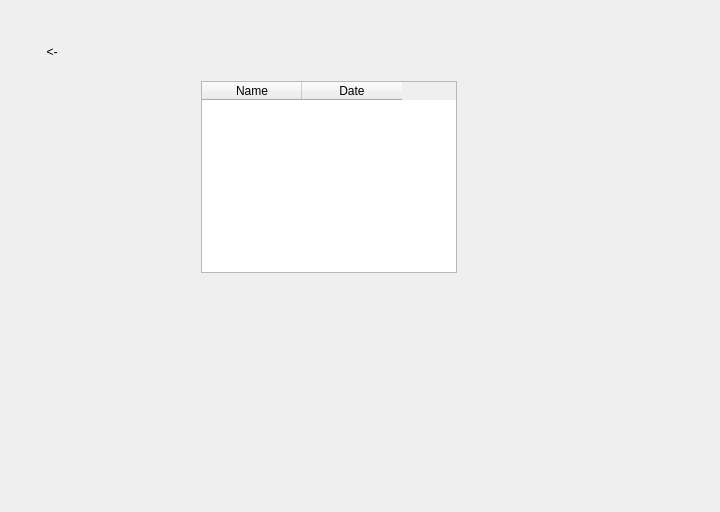
<?xml version="1.0" encoding="UTF-8"?>
<ui version="4.0">
 <class>RetinalDiseaseClassifier</class>
 <widget class="QWidget" name="RetinalDiseaseClassifier">
  <property name="geometry">
   <rect>
    <x>0</x>
    <y>0</y>
    <width>720</width>
    <height>512</height>
   </rect>
  </property>
  <property name="minimumSize">
   <size>
    <width>720</width>
    <height>512</height>
   </size>
  </property>
  <property name="maximumSize">
   <size>
    <width>720</width>
    <height>512</height>
   </size>
  </property>
  <property name="windowTitle">
   <string>Retinal Disease Classification</string>
  </property>
  <property name="autoFillBackground">
   <bool>false</bool>
  </property>
  <property name="styleSheet">
   <string notr="true">background-image: url(&quot;D:/Qt/Projects/Test/assets/bg.png&quot;);
background-repeat: no-repeat;
background-position: center;
background-size: cover; /* Ensures it covers the whole widget */
</string>
  </property>
  <layout class="QGridLayout" name="gridLayout_4">
   <item row="0" column="0">
    <widget class="QStackedWidget" name="stackedWidget">
     <property name="maximumSize">
      <size>
       <width>720</width>
       <height>512</height>
      </size>
     </property>
     <property name="styleSheet">
      <string notr="true"/>
     </property>
     <property name="currentIndex">
      <number>3</number>
     </property>
     <widget class="QWidget" name="MenuPage">
      <layout class="QGridLayout" name="gridLayout">
       <item row="1" column="1">
        <widget class="QLabel" name="Title">
         <property name="sizePolicy">
          <sizepolicy hsizetype="Fixed" vsizetype="Fixed">
           <horstretch>0</horstretch>
           <verstretch>0</verstretch>
          </sizepolicy>
         </property>
         <property name="minimumSize">
          <size>
           <width>386</width>
           <height>330</height>
          </size>
         </property>
         <property name="maximumSize">
          <size>
           <width>386</width>
           <height>330</height>
          </size>
         </property>
         <property name="font">
          <font>
           <pointsize>18</pointsize>
           <bold>false</bold>
           <strikeout>false</strikeout>
           <stylestrategy>PreferDefault</stylestrategy>
           <kerning>true</kerning>
          </font>
         </property>
         <property name="styleSheet">
          <string notr="true"/>
         </property>
         <property name="frameShape">
          <enum>QFrame::NoFrame</enum>
         </property>
         <property name="frameShadow">
          <enum>QFrame::Plain</enum>
         </property>
         <property name="lineWidth">
          <number>1</number>
         </property>
         <property name="text">
          <string/>
         </property>
         <property name="textFormat">
          <enum>Qt::AutoText</enum>
         </property>
         <property name="pixmap">
          <pixmap>assets/title.png</pixmap>
         </property>
         <property name="scaledContents">
          <bool>true</bool>
         </property>
         <property name="alignment">
          <set>Qt::AlignCenter</set>
         </property>
         <property name="wordWrap">
          <bool>true</bool>
         </property>
        </widget>
       </item>
       <item row="2" column="1">
        <widget class="QPushButton" name="getStartedButton">
         <property name="sizePolicy">
          <sizepolicy hsizetype="Fixed" vsizetype="Fixed">
           <horstretch>0</horstretch>
           <verstretch>0</verstretch>
          </sizepolicy>
         </property>
         <property name="minimumSize">
          <size>
           <width>387</width>
           <height>121</height>
          </size>
         </property>
         <property name="maximumSize">
          <size>
           <width>387</width>
           <height>121</height>
          </size>
         </property>
         <property name="cursor">
          <cursorShape>PointingHandCursor</cursorShape>
         </property>
         <property name="autoFillBackground">
          <bool>false</bool>
         </property>
         <property name="styleSheet">
          <string notr="true">QPushButton {
    border: none;
    background: transparent;
    background-image: url(&quot;D:/Qt/Projects/Test/assets/getstarted.png&quot;);
    background-repeat: no-repeat;
    background-position: center;
}
</string>
         </property>
         <property name="text">
          <string/>
         </property>
        </widget>
       </item>
      </layout>
     </widget>
     <widget class="QWidget" name="UploadPage">
      <property name="minimumSize">
       <size>
        <width>720</width>
        <height>512</height>
       </size>
      </property>
      <property name="maximumSize">
       <size>
        <width>720</width>
        <height>512</height>
       </size>
      </property>
      <widget class="QPushButton" name="uploadBackButton">
       <property name="geometry">
        <rect>
         <x>8</x>
         <y>8</y>
         <width>66</width>
         <height>66</height>
        </rect>
       </property>
       <property name="sizePolicy">
        <sizepolicy hsizetype="Fixed" vsizetype="Fixed">
         <horstretch>0</horstretch>
         <verstretch>0</verstretch>
        </sizepolicy>
       </property>
       <property name="minimumSize">
        <size>
         <width>66</width>
         <height>66</height>
        </size>
       </property>
       <property name="maximumSize">
        <size>
         <width>66</width>
         <height>66</height>
        </size>
       </property>
       <property name="cursor">
        <cursorShape>PointingHandCursor</cursorShape>
       </property>
       <property name="styleSheet">
        <string notr="true">QPushButton {
    border: none;
    background: transparent;
    background-image: url(&quot;D:/Qt/Projects/Test/assets/back.png&quot;);
    background-repeat: no-repeat;
    background-position: center;
}
</string>
       </property>
       <property name="text">
        <string>&lt;-</string>
       </property>
      </widget>
      <widget class="QPushButton" name="uploadImageButton">
       <property name="geometry">
        <rect>
         <x>120</x>
         <y>90</y>
         <width>443</width>
         <height>176</height>
        </rect>
       </property>
       <property name="minimumSize">
        <size>
         <width>443</width>
         <height>176</height>
        </size>
       </property>
       <property name="maximumSize">
        <size>
         <width>443</width>
         <height>176</height>
        </size>
       </property>
       <property name="cursor">
        <cursorShape>PointingHandCursor</cursorShape>
       </property>
       <property name="styleSheet">
        <string notr="true">QPushButton {
    border: none;
    background: transparent;
    background-image: url(&quot;D:/Qt/Projects/Test/assets/upload.png&quot;);
    background-repeat: no-repeat;
    background-position: center;
}
</string>
       </property>
       <property name="text">
        <string/>
       </property>
      </widget>
      <widget class="QPushButton" name="historyButton">
       <property name="geometry">
        <rect>
         <x>120</x>
         <y>260</y>
         <width>444</width>
         <height>177</height>
        </rect>
       </property>
       <property name="minimumSize">
        <size>
         <width>444</width>
         <height>177</height>
        </size>
       </property>
       <property name="maximumSize">
        <size>
         <width>444</width>
         <height>177</height>
        </size>
       </property>
       <property name="cursor">
        <cursorShape>PointingHandCursor</cursorShape>
       </property>
       <property name="styleSheet">
        <string notr="true">QPushButton {
    border: none;
    background: transparent;
    background-image: url(&quot;D:/Qt/Projects/Test/assets/history.png&quot;);
    background-repeat: no-repeat;
    background-position: center;
}
</string>
       </property>
       <property name="text">
        <string/>
       </property>
      </widget>
     </widget>
     <widget class="QWidget" name="ClassificationPage">
      <widget class="QLabel" name="imagePlaceholder">
       <property name="geometry">
        <rect>
         <x>8</x>
         <y>100</y>
         <width>383</width>
         <height>254</height>
        </rect>
       </property>
       <property name="text">
        <string/>
       </property>
       <property name="pixmap">
        <pixmap>C:/Users/kurtd/Desktop/New Dataset/Age-Related Macular Degeneration/25.png</pixmap>
       </property>
       <property name="scaledContents">
        <bool>true</bool>
       </property>
      </widget>
      <widget class="QPushButton" name="uploadNewImageButton">
       <property name="geometry">
        <rect>
         <x>8</x>
         <y>370</y>
         <width>144</width>
         <height>57</height>
        </rect>
       </property>
       <property name="styleSheet">
        <string notr="true">QPushButton {
    border: none;
    background: transparent;
    background-image: url(&quot;D:/Qt/Projects/Test/assets/uploadnew.png&quot;);
    background-repeat: no-repeat;
    background-position: center;
}
</string>
       </property>
       <property name="text">
        <string/>
       </property>
      </widget>
      <widget class="QPushButton" name="saveResultsButton">
       <property name="geometry">
        <rect>
         <x>161</x>
         <y>370</y>
         <width>127</width>
         <height>57</height>
        </rect>
       </property>
       <property name="styleSheet">
        <string notr="true">QPushButton {
    border: none;
    background: transparent;
    background-image: url(&quot;D:/Qt/Projects/Test/assets/save.png&quot;);
    background-repeat: no-repeat;
    background-position: center;
}
</string>
       </property>
       <property name="text">
        <string/>
       </property>
      </widget>
      <widget class="QPushButton" name="classificationBackButton">
       <property name="geometry">
        <rect>
         <x>8</x>
         <y>8</y>
         <width>66</width>
         <height>66</height>
        </rect>
       </property>
       <property name="sizePolicy">
        <sizepolicy hsizetype="Fixed" vsizetype="Fixed">
         <horstretch>0</horstretch>
         <verstretch>0</verstretch>
        </sizepolicy>
       </property>
       <property name="minimumSize">
        <size>
         <width>66</width>
         <height>66</height>
        </size>
       </property>
       <property name="maximumSize">
        <size>
         <width>66</width>
         <height>66</height>
        </size>
       </property>
       <property name="cursor">
        <cursorShape>PointingHandCursor</cursorShape>
       </property>
       <property name="styleSheet">
        <string notr="true">QPushButton {
    border: none;
    background: transparent;
    background-image: url(&quot;D:/Qt/Projects/Test/assets/back.png&quot;);
    background-repeat: no-repeat;
    background-position: center;
}
</string>
       </property>
       <property name="text">
        <string>&lt;-</string>
       </property>
      </widget>
      <widget class="QWidget" name="widget" native="true">
       <property name="geometry">
        <rect>
         <x>390</x>
         <y>101</y>
         <width>310</width>
         <height>247</height>
        </rect>
       </property>
       <property name="minimumSize">
        <size>
         <width>310</width>
         <height>247</height>
        </size>
       </property>
       <property name="maximumSize">
        <size>
         <width>310</width>
         <height>247</height>
        </size>
       </property>
       <property name="styleSheet">
        <string notr="true">QWidget {
    background-image: url(&quot;D:/Qt/Projects/Test/assets/resultsbg.png&quot;);
    background-repeat: no-repeat;
    background-position: center;
}
</string>
       </property>
       <widget class="QLabel" name="resultPlaceholder1_2">
        <property name="geometry">
         <rect>
          <x>40</x>
          <y>79</y>
          <width>151</width>
          <height>41</height>
         </rect>
        </property>
        <property name="palette">
         <palette>
          <active>
           <colorrole role="WindowText">
            <brush brushstyle="SolidPattern">
             <color alpha="255">
              <red>0</red>
              <green>0</green>
              <blue>0</blue>
             </color>
            </brush>
           </colorrole>
           <colorrole role="Button">
            <brush brushstyle="SolidPattern">
             <color alpha="255">
              <red>255</red>
              <green>255</green>
              <blue>255</blue>
             </color>
            </brush>
           </colorrole>
           <colorrole role="Text">
            <brush brushstyle="SolidPattern">
             <color alpha="255">
              <red>0</red>
              <green>0</green>
              <blue>0</blue>
             </color>
            </brush>
           </colorrole>
           <colorrole role="ButtonText">
            <brush brushstyle="SolidPattern">
             <color alpha="255">
              <red>0</red>
              <green>0</green>
              <blue>0</blue>
             </color>
            </brush>
           </colorrole>
           <colorrole role="Base">
            <brush brushstyle="SolidPattern">
             <color alpha="255">
              <red>255</red>
              <green>255</green>
              <blue>255</blue>
             </color>
            </brush>
           </colorrole>
           <colorrole role="Window">
            <brush brushstyle="SolidPattern">
             <color alpha="255">
              <red>255</red>
              <green>255</green>
              <blue>255</blue>
             </color>
            </brush>
           </colorrole>
           <colorrole role="PlaceholderText">
            <brush brushstyle="SolidPattern">
             <color alpha="128">
              <red>0</red>
              <green>0</green>
              <blue>0</blue>
             </color>
            </brush>
           </colorrole>
          </active>
          <inactive>
           <colorrole role="WindowText">
            <brush brushstyle="SolidPattern">
             <color alpha="255">
              <red>0</red>
              <green>0</green>
              <blue>0</blue>
             </color>
            </brush>
           </colorrole>
           <colorrole role="Button">
            <brush brushstyle="SolidPattern">
             <color alpha="255">
              <red>255</red>
              <green>255</green>
              <blue>255</blue>
             </color>
            </brush>
           </colorrole>
           <colorrole role="Text">
            <brush brushstyle="SolidPattern">
             <color alpha="255">
              <red>0</red>
              <green>0</green>
              <blue>0</blue>
             </color>
            </brush>
           </colorrole>
           <colorrole role="ButtonText">
            <brush brushstyle="SolidPattern">
             <color alpha="255">
              <red>0</red>
              <green>0</green>
              <blue>0</blue>
             </color>
            </brush>
           </colorrole>
           <colorrole role="Base">
            <brush brushstyle="SolidPattern">
             <color alpha="255">
              <red>255</red>
              <green>255</green>
              <blue>255</blue>
             </color>
            </brush>
           </colorrole>
           <colorrole role="Window">
            <brush brushstyle="SolidPattern">
             <color alpha="255">
              <red>255</red>
              <green>255</green>
              <blue>255</blue>
             </color>
            </brush>
           </colorrole>
           <colorrole role="PlaceholderText">
            <brush brushstyle="SolidPattern">
             <color alpha="128">
              <red>0</red>
              <green>0</green>
              <blue>0</blue>
             </color>
            </brush>
           </colorrole>
          </inactive>
          <disabled>
           <colorrole role="WindowText">
            <brush brushstyle="SolidPattern">
             <color alpha="255">
              <red>0</red>
              <green>0</green>
              <blue>0</blue>
             </color>
            </brush>
           </colorrole>
           <colorrole role="Button">
            <brush brushstyle="SolidPattern">
             <color alpha="255">
              <red>255</red>
              <green>255</green>
              <blue>255</blue>
             </color>
            </brush>
           </colorrole>
           <colorrole role="Text">
            <brush brushstyle="SolidPattern">
             <color alpha="255">
              <red>0</red>
              <green>0</green>
              <blue>0</blue>
             </color>
            </brush>
           </colorrole>
           <colorrole role="ButtonText">
            <brush brushstyle="SolidPattern">
             <color alpha="255">
              <red>0</red>
              <green>0</green>
              <blue>0</blue>
             </color>
            </brush>
           </colorrole>
           <colorrole role="Base">
            <brush brushstyle="SolidPattern">
             <color alpha="255">
              <red>255</red>
              <green>255</green>
              <blue>255</blue>
             </color>
            </brush>
           </colorrole>
           <colorrole role="Window">
            <brush brushstyle="SolidPattern">
             <color alpha="255">
              <red>255</red>
              <green>255</green>
              <blue>255</blue>
             </color>
            </brush>
           </colorrole>
           <colorrole role="PlaceholderText">
            <brush brushstyle="SolidPattern">
             <color alpha="128">
              <red>0</red>
              <green>0</green>
              <blue>0</blue>
             </color>
            </brush>
           </colorrole>
          </disabled>
         </palette>
        </property>
        <property name="font">
         <font>
          <italic>true</italic>
          <bold>false</bold>
         </font>
        </property>
        <property name="styleSheet">
         <string notr="true">QLabel {
    background-color: white; /* Solid white background */
    color: black; /* Ensure text stays visible */
}
</string>
        </property>
        <property name="lineWidth">
         <number>0</number>
        </property>
        <property name="text">
         <string>Diabetic Retinopathy (92.5%)</string>
        </property>
        <property name="wordWrap">
         <bool>true</bool>
        </property>
       </widget>
       <widget class="QLabel" name="resultPlaceholder2_2">
        <property name="geometry">
         <rect>
          <x>40</x>
          <y>120</y>
          <width>141</width>
          <height>41</height>
         </rect>
        </property>
        <property name="palette">
         <palette>
          <active>
           <colorrole role="WindowText">
            <brush brushstyle="SolidPattern">
             <color alpha="255">
              <red>0</red>
              <green>0</green>
              <blue>0</blue>
             </color>
            </brush>
           </colorrole>
           <colorrole role="Button">
            <brush brushstyle="SolidPattern">
             <color alpha="255">
              <red>255</red>
              <green>255</green>
              <blue>255</blue>
             </color>
            </brush>
           </colorrole>
           <colorrole role="Text">
            <brush brushstyle="SolidPattern">
             <color alpha="255">
              <red>0</red>
              <green>0</green>
              <blue>0</blue>
             </color>
            </brush>
           </colorrole>
           <colorrole role="ButtonText">
            <brush brushstyle="SolidPattern">
             <color alpha="255">
              <red>0</red>
              <green>0</green>
              <blue>0</blue>
             </color>
            </brush>
           </colorrole>
           <colorrole role="Base">
            <brush brushstyle="SolidPattern">
             <color alpha="255">
              <red>255</red>
              <green>255</green>
              <blue>255</blue>
             </color>
            </brush>
           </colorrole>
           <colorrole role="Window">
            <brush brushstyle="SolidPattern">
             <color alpha="255">
              <red>255</red>
              <green>255</green>
              <blue>255</blue>
             </color>
            </brush>
           </colorrole>
           <colorrole role="PlaceholderText">
            <brush brushstyle="SolidPattern">
             <color alpha="128">
              <red>0</red>
              <green>0</green>
              <blue>0</blue>
             </color>
            </brush>
           </colorrole>
          </active>
          <inactive>
           <colorrole role="WindowText">
            <brush brushstyle="SolidPattern">
             <color alpha="255">
              <red>0</red>
              <green>0</green>
              <blue>0</blue>
             </color>
            </brush>
           </colorrole>
           <colorrole role="Button">
            <brush brushstyle="SolidPattern">
             <color alpha="255">
              <red>255</red>
              <green>255</green>
              <blue>255</blue>
             </color>
            </brush>
           </colorrole>
           <colorrole role="Text">
            <brush brushstyle="SolidPattern">
             <color alpha="255">
              <red>0</red>
              <green>0</green>
              <blue>0</blue>
             </color>
            </brush>
           </colorrole>
           <colorrole role="ButtonText">
            <brush brushstyle="SolidPattern">
             <color alpha="255">
              <red>0</red>
              <green>0</green>
              <blue>0</blue>
             </color>
            </brush>
           </colorrole>
           <colorrole role="Base">
            <brush brushstyle="SolidPattern">
             <color alpha="255">
              <red>255</red>
              <green>255</green>
              <blue>255</blue>
             </color>
            </brush>
           </colorrole>
           <colorrole role="Window">
            <brush brushstyle="SolidPattern">
             <color alpha="255">
              <red>255</red>
              <green>255</green>
              <blue>255</blue>
             </color>
            </brush>
           </colorrole>
           <colorrole role="PlaceholderText">
            <brush brushstyle="SolidPattern">
             <color alpha="128">
              <red>0</red>
              <green>0</green>
              <blue>0</blue>
             </color>
            </brush>
           </colorrole>
          </inactive>
          <disabled>
           <colorrole role="WindowText">
            <brush brushstyle="SolidPattern">
             <color alpha="255">
              <red>0</red>
              <green>0</green>
              <blue>0</blue>
             </color>
            </brush>
           </colorrole>
           <colorrole role="Button">
            <brush brushstyle="SolidPattern">
             <color alpha="255">
              <red>255</red>
              <green>255</green>
              <blue>255</blue>
             </color>
            </brush>
           </colorrole>
           <colorrole role="Text">
            <brush brushstyle="SolidPattern">
             <color alpha="255">
              <red>0</red>
              <green>0</green>
              <blue>0</blue>
             </color>
            </brush>
           </colorrole>
           <colorrole role="ButtonText">
            <brush brushstyle="SolidPattern">
             <color alpha="255">
              <red>0</red>
              <green>0</green>
              <blue>0</blue>
             </color>
            </brush>
           </colorrole>
           <colorrole role="Base">
            <brush brushstyle="SolidPattern">
             <color alpha="255">
              <red>255</red>
              <green>255</green>
              <blue>255</blue>
             </color>
            </brush>
           </colorrole>
           <colorrole role="Window">
            <brush brushstyle="SolidPattern">
             <color alpha="255">
              <red>255</red>
              <green>255</green>
              <blue>255</blue>
             </color>
            </brush>
           </colorrole>
           <colorrole role="PlaceholderText">
            <brush brushstyle="SolidPattern">
             <color alpha="128">
              <red>0</red>
              <green>0</green>
              <blue>0</blue>
             </color>
            </brush>
           </colorrole>
          </disabled>
         </palette>
        </property>
        <property name="font">
         <font>
          <italic>true</italic>
          <bold>false</bold>
         </font>
        </property>
        <property name="styleSheet">
         <string notr="true">QLabel {
    background-color: white; /* Solid white background */
    color: black; /* Ensure text stays visible */
}
</string>
        </property>
        <property name="text">
         <string>Myopia (6.5%)</string>
        </property>
        <property name="wordWrap">
         <bool>true</bool>
        </property>
       </widget>
       <widget class="QLabel" name="resultPlaceholder3_2">
        <property name="geometry">
         <rect>
          <x>40</x>
          <y>160</y>
          <width>141</width>
          <height>41</height>
         </rect>
        </property>
        <property name="palette">
         <palette>
          <active>
           <colorrole role="WindowText">
            <brush brushstyle="SolidPattern">
             <color alpha="255">
              <red>0</red>
              <green>0</green>
              <blue>0</blue>
             </color>
            </brush>
           </colorrole>
           <colorrole role="Button">
            <brush brushstyle="SolidPattern">
             <color alpha="255">
              <red>255</red>
              <green>255</green>
              <blue>255</blue>
             </color>
            </brush>
           </colorrole>
           <colorrole role="Text">
            <brush brushstyle="SolidPattern">
             <color alpha="255">
              <red>0</red>
              <green>0</green>
              <blue>0</blue>
             </color>
            </brush>
           </colorrole>
           <colorrole role="ButtonText">
            <brush brushstyle="SolidPattern">
             <color alpha="255">
              <red>0</red>
              <green>0</green>
              <blue>0</blue>
             </color>
            </brush>
           </colorrole>
           <colorrole role="Base">
            <brush brushstyle="SolidPattern">
             <color alpha="255">
              <red>255</red>
              <green>255</green>
              <blue>255</blue>
             </color>
            </brush>
           </colorrole>
           <colorrole role="Window">
            <brush brushstyle="SolidPattern">
             <color alpha="255">
              <red>255</red>
              <green>255</green>
              <blue>255</blue>
             </color>
            </brush>
           </colorrole>
           <colorrole role="PlaceholderText">
            <brush brushstyle="SolidPattern">
             <color alpha="128">
              <red>0</red>
              <green>0</green>
              <blue>0</blue>
             </color>
            </brush>
           </colorrole>
          </active>
          <inactive>
           <colorrole role="WindowText">
            <brush brushstyle="SolidPattern">
             <color alpha="255">
              <red>0</red>
              <green>0</green>
              <blue>0</blue>
             </color>
            </brush>
           </colorrole>
           <colorrole role="Button">
            <brush brushstyle="SolidPattern">
             <color alpha="255">
              <red>255</red>
              <green>255</green>
              <blue>255</blue>
             </color>
            </brush>
           </colorrole>
           <colorrole role="Text">
            <brush brushstyle="SolidPattern">
             <color alpha="255">
              <red>0</red>
              <green>0</green>
              <blue>0</blue>
             </color>
            </brush>
           </colorrole>
           <colorrole role="ButtonText">
            <brush brushstyle="SolidPattern">
             <color alpha="255">
              <red>0</red>
              <green>0</green>
              <blue>0</blue>
             </color>
            </brush>
           </colorrole>
           <colorrole role="Base">
            <brush brushstyle="SolidPattern">
             <color alpha="255">
              <red>255</red>
              <green>255</green>
              <blue>255</blue>
             </color>
            </brush>
           </colorrole>
           <colorrole role="Window">
            <brush brushstyle="SolidPattern">
             <color alpha="255">
              <red>255</red>
              <green>255</green>
              <blue>255</blue>
             </color>
            </brush>
           </colorrole>
           <colorrole role="PlaceholderText">
            <brush brushstyle="SolidPattern">
             <color alpha="128">
              <red>0</red>
              <green>0</green>
              <blue>0</blue>
             </color>
            </brush>
           </colorrole>
          </inactive>
          <disabled>
           <colorrole role="WindowText">
            <brush brushstyle="SolidPattern">
             <color alpha="255">
              <red>0</red>
              <green>0</green>
              <blue>0</blue>
             </color>
            </brush>
           </colorrole>
           <colorrole role="Button">
            <brush brushstyle="SolidPattern">
             <color alpha="255">
              <red>255</red>
              <green>255</green>
              <blue>255</blue>
             </color>
            </brush>
           </colorrole>
           <colorrole role="Text">
            <brush brushstyle="SolidPattern">
             <color alpha="255">
              <red>0</red>
              <green>0</green>
              <blue>0</blue>
             </color>
            </brush>
           </colorrole>
           <colorrole role="ButtonText">
            <brush brushstyle="SolidPattern">
             <color alpha="255">
              <red>0</red>
              <green>0</green>
              <blue>0</blue>
             </color>
            </brush>
           </colorrole>
           <colorrole role="Base">
            <brush brushstyle="SolidPattern">
             <color alpha="255">
              <red>255</red>
              <green>255</green>
              <blue>255</blue>
             </color>
            </brush>
           </colorrole>
           <colorrole role="Window">
            <brush brushstyle="SolidPattern">
             <color alpha="255">
              <red>255</red>
              <green>255</green>
              <blue>255</blue>
             </color>
            </brush>
           </colorrole>
           <colorrole role="PlaceholderText">
            <brush brushstyle="SolidPattern">
             <color alpha="128">
              <red>0</red>
              <green>0</green>
              <blue>0</blue>
             </color>
            </brush>
           </colorrole>
          </disabled>
         </palette>
        </property>
        <property name="font">
         <font>
          <italic>true</italic>
          <bold>false</bold>
         </font>
        </property>
        <property name="styleSheet">
         <string notr="true">QLabel {
    background-color: white; /* Solid white background */
    color: black; /* Ensure text stays visible */
}
</string>
        </property>
        <property name="text">
         <string>Central Serous Retinopathy (1.0%)</string>
        </property>
        <property name="wordWrap">
         <bool>true</bool>
        </property>
       </widget>
       <widget class="QLabel" name="ClassificationResults_2">
        <property name="geometry">
         <rect>
          <x>40</x>
          <y>30</y>
          <width>231</width>
          <height>41</height>
         </rect>
        </property>
        <property name="palette">
         <palette>
          <active>
           <colorrole role="WindowText">
            <brush brushstyle="SolidPattern">
             <color alpha="255">
              <red>0</red>
              <green>0</green>
              <blue>0</blue>
             </color>
            </brush>
           </colorrole>
           <colorrole role="Button">
            <brush brushstyle="SolidPattern">
             <color alpha="0">
              <red>0</red>
              <green>0</green>
              <blue>0</blue>
             </color>
            </brush>
           </colorrole>
           <colorrole role="Text">
            <brush brushstyle="SolidPattern">
             <color alpha="255">
              <red>0</red>
              <green>0</green>
              <blue>0</blue>
             </color>
            </brush>
           </colorrole>
           <colorrole role="ButtonText">
            <brush brushstyle="SolidPattern">
             <color alpha="255">
              <red>0</red>
              <green>0</green>
              <blue>0</blue>
             </color>
            </brush>
           </colorrole>
           <colorrole role="Base">
            <brush brushstyle="SolidPattern">
             <color alpha="0">
              <red>0</red>
              <green>0</green>
              <blue>0</blue>
             </color>
            </brush>
           </colorrole>
           <colorrole role="Window">
            <brush brushstyle="SolidPattern">
             <color alpha="0">
              <red>0</red>
              <green>0</green>
              <blue>0</blue>
             </color>
            </brush>
           </colorrole>
           <colorrole role="PlaceholderText">
            <brush brushstyle="SolidPattern">
             <color alpha="128">
              <red>0</red>
              <green>0</green>
              <blue>0</blue>
             </color>
            </brush>
           </colorrole>
          </active>
          <inactive>
           <colorrole role="WindowText">
            <brush brushstyle="SolidPattern">
             <color alpha="255">
              <red>0</red>
              <green>0</green>
              <blue>0</blue>
             </color>
            </brush>
           </colorrole>
           <colorrole role="Button">
            <brush brushstyle="SolidPattern">
             <color alpha="0">
              <red>0</red>
              <green>0</green>
              <blue>0</blue>
             </color>
            </brush>
           </colorrole>
           <colorrole role="Text">
            <brush brushstyle="SolidPattern">
             <color alpha="255">
              <red>0</red>
              <green>0</green>
              <blue>0</blue>
             </color>
            </brush>
           </colorrole>
           <colorrole role="ButtonText">
            <brush brushstyle="SolidPattern">
             <color alpha="255">
              <red>0</red>
              <green>0</green>
              <blue>0</blue>
             </color>
            </brush>
           </colorrole>
           <colorrole role="Base">
            <brush brushstyle="SolidPattern">
             <color alpha="0">
              <red>0</red>
              <green>0</green>
              <blue>0</blue>
             </color>
            </brush>
           </colorrole>
           <colorrole role="Window">
            <brush brushstyle="SolidPattern">
             <color alpha="0">
              <red>0</red>
              <green>0</green>
              <blue>0</blue>
             </color>
            </brush>
           </colorrole>
           <colorrole role="PlaceholderText">
            <brush brushstyle="SolidPattern">
             <color alpha="128">
              <red>0</red>
              <green>0</green>
              <blue>0</blue>
             </color>
            </brush>
           </colorrole>
          </inactive>
          <disabled>
           <colorrole role="WindowText">
            <brush brushstyle="SolidPattern">
             <color alpha="255">
              <red>0</red>
              <green>0</green>
              <blue>0</blue>
             </color>
            </brush>
           </colorrole>
           <colorrole role="Button">
            <brush brushstyle="SolidPattern">
             <color alpha="0">
              <red>0</red>
              <green>0</green>
              <blue>0</blue>
             </color>
            </brush>
           </colorrole>
           <colorrole role="Text">
            <brush brushstyle="SolidPattern">
             <color alpha="255">
              <red>0</red>
              <green>0</green>
              <blue>0</blue>
             </color>
            </brush>
           </colorrole>
           <colorrole role="ButtonText">
            <brush brushstyle="SolidPattern">
             <color alpha="255">
              <red>0</red>
              <green>0</green>
              <blue>0</blue>
             </color>
            </brush>
           </colorrole>
           <colorrole role="Base">
            <brush brushstyle="SolidPattern">
             <color alpha="0">
              <red>0</red>
              <green>0</green>
              <blue>0</blue>
             </color>
            </brush>
           </colorrole>
           <colorrole role="Window">
            <brush brushstyle="SolidPattern">
             <color alpha="0">
              <red>0</red>
              <green>0</green>
              <blue>0</blue>
             </color>
            </brush>
           </colorrole>
           <colorrole role="PlaceholderText">
            <brush brushstyle="SolidPattern">
             <color alpha="128">
              <red>0</red>
              <green>0</green>
              <blue>0</blue>
             </color>
            </brush>
           </colorrole>
          </disabled>
         </palette>
        </property>
        <property name="font">
         <font>
          <pointsize>13</pointsize>
          <bold>true</bold>
         </font>
        </property>
        <property name="styleSheet">
         <string notr="true">QLabel {
    background-color: transparent;
    color: black; /* Ensure text stays visible */
}
</string>
        </property>
        <property name="frameShadow">
         <enum>QFrame::Plain</enum>
        </property>
        <property name="text">
         <string>Classification Results</string>
        </property>
        <property name="alignment">
         <set>Qt::AlignCenter</set>
        </property>
       </widget>
      </widget>
     </widget>
     <widget class="QWidget" name="HistoryPage">
      <widget class="QTableWidget" name="tableWidget">
       <property name="geometry">
        <rect>
         <x>190</x>
         <y>70</y>
         <width>256</width>
         <height>192</height>
        </rect>
       </property>
       <column>
        <property name="text">
         <string>Name</string>
        </property>
       </column>
       <column>
        <property name="text">
         <string>Date</string>
        </property>
       </column>
      </widget>
      <widget class="QPushButton" name="historyBackButton">
       <property name="geometry">
        <rect>
         <x>8</x>
         <y>8</y>
         <width>66</width>
         <height>66</height>
        </rect>
       </property>
       <property name="sizePolicy">
        <sizepolicy hsizetype="Fixed" vsizetype="Fixed">
         <horstretch>0</horstretch>
         <verstretch>0</verstretch>
        </sizepolicy>
       </property>
       <property name="minimumSize">
        <size>
         <width>66</width>
         <height>66</height>
        </size>
       </property>
       <property name="maximumSize">
        <size>
         <width>66</width>
         <height>66</height>
        </size>
       </property>
       <property name="cursor">
        <cursorShape>PointingHandCursor</cursorShape>
       </property>
       <property name="styleSheet">
        <string notr="true">QPushButton {
    border: none;
    background: transparent;
    background-image: url(&quot;D:/Qt/Projects/Test/assets/back.png&quot;);
    background-repeat: no-repeat;
    background-position: center;
}
</string>
       </property>
       <property name="text">
        <string>&lt;-</string>
       </property>
      </widget>
     </widget>
    </widget>
   </item>
  </layout>
 </widget>
 <resources/>
 <connections/>
 <slots>
  <slot>setCurrentIndex(1)</slot>
 </slots>
</ui>
